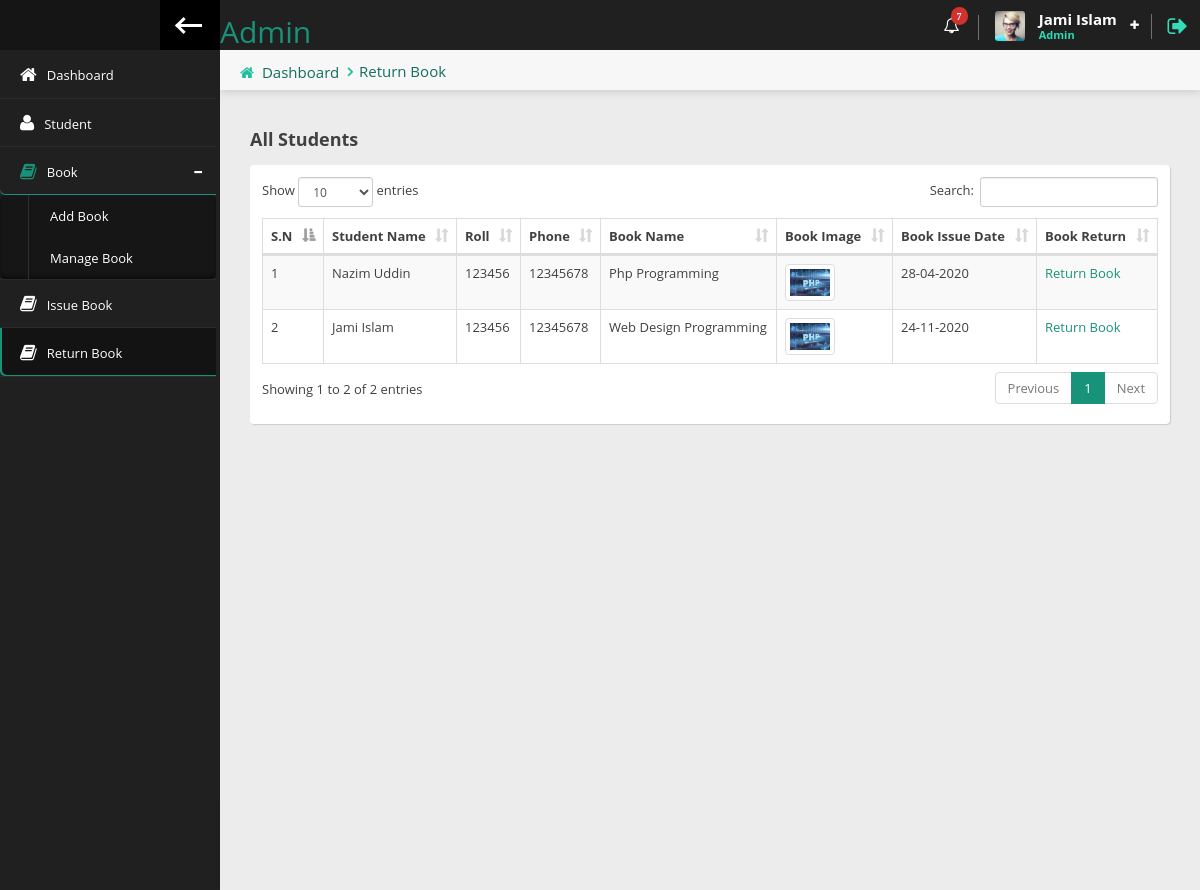
The app's page /librarian/manage_return_book.php (signed in) with its own data.
### tables this page shows
CREATE TABLE IF NOT EXISTS `libraian` (
  `id` int(255) NOT NULL AUTO_INCREMENT,
  `fname` varchar(255) NOT NULL,
  `lname` varchar(255) NOT NULL,
  `email` varchar(255) NOT NULL,
  `username` varchar(255) NOT NULL,
  `password` varchar(255) NOT NULL,
  `datetime` timestamp NOT NULL DEFAULT CURRENT_TIMESTAMP,
  PRIMARY KEY (`id`),
  UNIQUE KEY `email` (`email`),
  UNIQUE KEY `username` (`username`)
);

CREATE TABLE IF NOT EXISTS `issue_book` (
  `id` int(255) NOT NULL AUTO_INCREMENT,
  `student_id` varchar(255) NOT NULL,
  `book_id` varchar(255) NOT NULL,
  `book_issue_date` varchar(255) NOT NULL,
  `book_issue_return_date` varchar(255) NOT NULL DEFAULT '',
  `datetime` timestamp NOT NULL DEFAULT CURRENT_TIMESTAMP,
  PRIMARY KEY (`id`)
);

CREATE TABLE IF NOT EXISTS `students` (
  `id` int(255) NOT NULL AUTO_INCREMENT,
  `fname` varchar(255) NOT NULL,
  `lname` varchar(255) NOT NULL,
  `roll` varchar(11) NOT NULL,
  `reg` varchar(11) NOT NULL,
  `email` varchar(50) NOT NULL,
  `username` varchar(50) NOT NULL,
  `password` varchar(255) NOT NULL,
  `phone` varchar(20) NOT NULL,
  `photo` varchar(255) DEFAULT NULL,
  `status` tinyint(1) NOT NULL,
  `datetime` timestamp NOT NULL DEFAULT CURRENT_TIMESTAMP,
  PRIMARY KEY (`id`),
  UNIQUE KEY `email` (`email`),
  UNIQUE KEY `username` (`username`)
);

CREATE TABLE IF NOT EXISTS `books` (
  `id` int(5) NOT NULL AUTO_INCREMENT,
  `book_name` varchar(225) DEFAULT NULL,
  `book_image` varchar(225) DEFAULT NULL,
  `book_author_name` varchar(225) DEFAULT NULL,
  `book_publication_name` varchar(225) DEFAULT NULL,
  `book_purchase_date` varchar(225) DEFAULT NULL,
  `book_price` varchar(225) DEFAULT NULL,
  `book_qty` varchar(225) DEFAULT NULL,
  `available_qty` int(225) DEFAULT NULL,
  `libraian_username` varchar(225) DEFAULT NULL,
  `datetime` timestamp NOT NULL DEFAULT CURRENT_TIMESTAMP,
  PRIMARY KEY (`id`)
);

### librarian/manage_return_book.php (the view)
<?php
require_once('header.php');
?>
                <div class="content-header">
                    <div class="leftside-content-header">
                        <ul class="breadcrumbs">
                            <li><i class="fa fa-home" aria-hidden="true"></i><a href="index.php">Dashboard</a></li>
                            <li><a href="javascript:avoid(0)">Return Book</a></li>
                        </ul>
                    </div>
                </div>
                <div class="row  ">
                 <div class="col-sm-12">
                    <h4 class="section-subtitle"><b>All Students</b></h4>
                    <div class="panel">
                        <div class="panel-content">
                            <div class="table-responsive">
                                <table id="basic-table" class="data-table table-bordered table table-striped nowrap table-hover" cellspacing="0" width="100%">
                                    <thead>
                                    <tr>
                                        <th>S.N</th>
                                        <th>Student Name</th>
                                        <th>Roll</th>
                                        <th>Phone</th>
                                        <th>Book Name</th>
                                        <th>Book Image</th>
                                        <th>Book Issue Date</th>
                                        <th>Book Return</th>
                                    </tr>
                                    </thead>
                                    <tbody>
                                        <?php
                                        $i=1;
                                        $query="SELECT issue_book.id,issue_book.book_id,issue_book.book_issue_date,students.fname,students.lname,students.roll,students.phone,books.book_name,books.book_image
FROM issue_book
INNER JOIN students ON students.id=issue_book.student_id
INNER JOIN books ON books.id=issue_book.book_id
WHERE issue_book.book_issue_return_date=''";
                                        $run_query=mysqli_query($con,$query);
                                        while ($row=mysqli_fetch_assoc($run_query)) { ?>
                                    <tr>
                                        <td><?php echo $i; ?></td>
                                        <td><?php echo ucwords($row['fname'].' '. $row['lname']) ;  ?></td>
                                        <td><?php echo $row['roll'] ;  ?></td>
                                        <td><?php echo $row['phone'] ;  ?></td>
                                        <td><?php echo $row['book_name'] ;  ?></td>
                                        <td>
                                            <a href="../uploads/books/<?php echo $row['book_image'] ;  ?>" class="image">
                                                <img width="50px" class="img-thumbnail img" height="50px" src="../uploads/books/<?php echo $row['book_image'] ;?>" alt="">
                                            </a>
                                        </td>
                                        <td><?php echo $row['book_issue_date'] ;  ?></td>
                                        <td><a href="return_book.php?id=<?php echo $row['id'] ;?>&bookid=<?php echo $row['book_id'] ;?>">Return Book</a></td>
                                    </tr>
                                    <?php  $i++ ;} ?>
                                    </tbody>
                                </table>
                            </div>
                        </div>
                    </div>
                </div>
                 </div>
<?php
require_once('footer.php');
?>

### librarian/header.php (shortened to what this page needs)
<?php
     require_once('../include/Db.php');
     $page_url=explode('/',$_SERVER['PHP_SELF']);
     $end=end($page_url);
        $libraian_info=$_SESSION['libraian_login'];
        $libraian_info_query=mysqli_query($con,"SELECT * FROM libraian WHERE email='$libraian_info'");
        $data=mysqli_fetch_assoc($libraian_info_query);
?>
<!DOCTYPE html>
<html lang="en" class="fixed left-sidebar-top">
<head>
    <link href="../assets/vendor/pace/pace-theme-minimal.css" rel="stylesheet" />
    <link rel="stylesheet" href="../assets/vendor/bootstrap/css/bootstrap.css">
    <link rel="stylesheet" href="../assets/vendor/font-awesome/css/font-awesome.css">
    <link rel="stylesheet" href="../assets/vendor/animate.css/animate.css">
    <link rel="stylesheet" href="../assets/vendor/data-table/media/css/dataTables.bootstrap.min.css">
    <link rel="stylesheet" href="../assets/vendor/toastr/toastr.min.css">
    <link rel="stylesheet" href="../assets/vendor/magnific-popup/magnific-popup.css">
    <link rel="stylesheet" href="../assets/stylesheets/css/style.css">
</head>
<body>
    <div class="wrap">
        <div class="page-header">
            <div class="leftside-header">
                <div class="logo">
                    <a href="index.php" class="on-click">
                        <h2>Admin</h2>
                    </a>
                </div>
            </div>
            <div class="rightside-header">
                <div class="header-section hidden-xs" id="notice-headerbox">
                    <div class="notice" id="alerts-notice">
                        <i class="fa fa-bell-o" aria-hidden="true"><span class="badge badge-xs badge-top-right x-danger">7</span></i>
                    </div>
                </div>
                <div class="header-section" id="user-headerbox">
                    <div class="user-header-wrap">
                        <div class="user-photo">
                            <img alt="profile photo" src="../assets/images/avatar/avatar_user.jpg" />
                        </div>
                        <div class="user-info">
                            <span class="user-name"><?php echo ucwords($data['fname'].' '. $data['lname']) ; ?></span>
                            <span class="user-profile">Admin</span>
                        </div>
                        <i class="fa fa-plus icon-open" aria-hidden="true"></i>
                    </div>
                </div>
                <div class="header-section">
                    <a href="logout.php" data-toggle="tooltip" data-placement="left" title="Logout"><i class="fa fa-sign-out log-out" aria-hidden="true"></i></a>
                </div>
            </div>
        </div>
        <div class="page-body">
            <div class="left-sidebar">
                <div class="left-sidebar-header">
                    <div class="left-sidebar-title"></div>
                    <div class="left-sidebar-toggle c-hamburger c-hamburger--htla hidden-xs" data-toggle-class="left-sidebar-collapsed" data-target="html">
                        <span></span>
                    </div>
                </div>
                <div id="left-nav" class="nano">
                    <div class="nano-content">
                        <nav>
                            <ul class="nav nav-left-lines" id="main-nav">
                                <li  class=" <?php echo $end=='index.php' ? 'active-item':'' ; ?>"><a href="index.php"><i class="fa fa-home" aria-hidden="true"></i><span>Dashboard</span></a></li>
                                <li class=" <?php echo $end=='student.php' ? 'active-item':'' ; ?>" ><a href="student.php"><i class="fa fa-user" aria-hidden="true"></i><span>Student</span></a></li>
                                <li class="has-child-item open-item"  class=" <?php echo $end=='add_book.php' ? 'open-item':'' ; ?><?php echo $end=='manage_book.php' ? 'open-item':'' ; ?>">
                                    <a><i class="fa fa-book" aria-hidden="true"></i><span>Book</span></a>
                                    <ul class="nav child-nav level-1" style="">
                                        <li class=" <?php echo $end=='add_book.php' ? 'active-item':'' ; ?>"><a href="add_book.php">Add Book</a></li>
                                        <li class=" <?php echo $end=='manage_book.php' ? 'active-item':'' ; ?>"><a href="manage_book.php">Manage Book</a></li>
                                    </ul>
                                </li>
                                <li  class=" <?php echo $end=='issue_book.php' ? 'active-item':'' ; ?>"><a href="issue_book.php"><i class="fa fa-book" aria-hidden="true"></i><span>Issue Book</span></a></li>
                                <li  class=" <?php echo $end=='manage_return_book.php' ? 'active-item':'' ; ?>"><a href="manage_return_book.php"><i class="fa fa-book" aria-hidden="true"></i><span>Return  Book</span></a></li>
                            </ul>
                        </nav>
                    </div>
                </div>
            </div>
            <div class="content">

### records on screen
libraian: fname+lname "Jami Islam"
issue_book: student.lname "Nazim Uddin", student.roll "123456", student.phone "12345678", book.book_name "Php Programming", book.book_image (picture), book_issue_date "28-04-2020"
issue_book: student.lname "Jami Islam", student.roll "123456", student.phone "12345678", book.book_name "Web Design Programming", book.book_image (picture), book_issue_date "24-11-2020"
